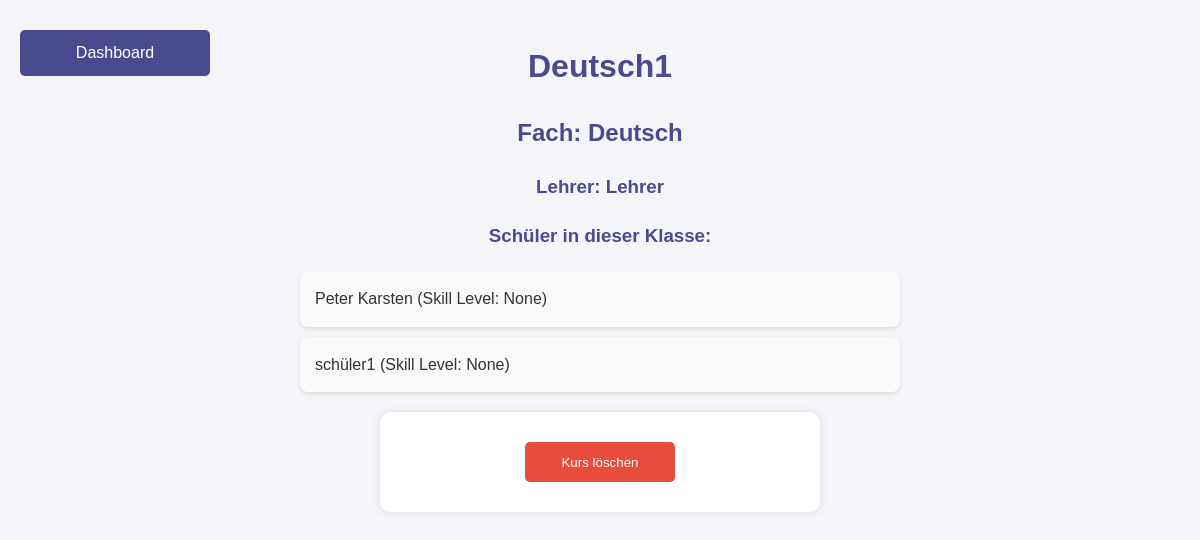
The app's page /class_details_teacher/2/1 with its own data.
### tables this page shows
CREATE TABLE Classes (
    id INTEGER PRIMARY KEY AUTOINCREMENT,
    class_name TEXT NOT NULL,
    subject TEXT NOT NULL,
    teacher_id INTEGER,
    FOREIGN KEY (teacher_id) REFERENCES Teachers(id)
);

CREATE TABLE Teachers (
    id INTEGER PRIMARY KEY AUTOINCREMENT,
    name TEXT NOT NULL,
    email TEXT UNIQUE NOT NULL,
    password TEXT NOT NULL
);

CREATE TABLE Participants (
    id INTEGER PRIMARY KEY AUTOINCREMENT,
    name TEXT NOT NULL,
    email TEXT UNIQUE NOT NULL,
    password TEXT NOT NULL,
    skill_level INTEGER CHECK (skill_level BETWEEN 1 AND 6)
);

### app.py (the view)
@app.route('/class_details_teacher/<int:class_id>/<int:teacher_id>')
def class_details_teacher(class_id, teacher_id):
    conn = get_db_connection()
    class_info = conn.execute(
        'SELECT Classes.id, Classes.class_name, Classes.subject, Teachers.name AS teacher_name '
        'FROM Classes '
        'JOIN Teachers ON Classes.teacher_id = Teachers.id '
        'WHERE Classes.id = ? AND teacher_id = ?',
        (class_id, teacher_id)
    ).fetchone()
    if not class_info:
        conn.close()
        return "Fehler: Klasse existiert nicht oder Berechtigungen fehlen.", 404
    students = conn.execute(
        'SELECT Participants.name, Participants.skill_level '
        'FROM Participants '
        'JOIN ClassMembers ON Participants.id = ClassMembers.student_id '
        'WHERE ClassMembers.class_id = ?', (class_id,)
    ).fetchall()
    conn.close()
    print("class_info:", class_info)  # Debugging: Verifiziere Class Info
    return render_template('class_details_teacher.html', class_info=class_info, students=students, teacher_id=teacher_id)

### app.py (called while the page is built)
def get_db_connection():
    conn = sqlite3.connect('ahg/database.db')
    conn.row_factory = sqlite3.Row
    return conn

### templates/class_details_teacher.html (shortened to what this page needs)
<!DOCTYPE html>
<html lang="de">
<head>
    <link rel="stylesheet" href="{{ url_for('static', filename='styles.css') }}">
</head>
<body>
    <div class="top-buttons">
        <a href="/teacher_dashboard" class="button">Dashboard</a>
    </div>
    <h1>{{ class_info['class_name'] }}</h1>
    <h2>Fach: {{ class_info['subject'] }}</h2>
    <h3>Lehrer: {{ class_info['teacher_name'] }}</h3>
    <h3>Schüler in dieser Klasse:</h3>
    <ul class="student-list">
        {% for student in students %}
            <li>{{ student['name'] }} (Skill Level: {{ student['skill_level'] }})</li>
        {% endfor %}
    </ul>
    <form action="/delete_class" method="post" onsubmit="return confirm('Möchten Sie diesen Kurs wirklich löschen? Alle zugehörigen Daten werden entfernt.')">
        <button type="submit" class="submit-button danger">Kurs löschen</button>
    </form>
</body>
</html>

### static/styles.css (style rules this page uses)
body { font-family: 'Arial', sans-serif; background-color: #f4f4f9; color: #333; margin: 0; padding: 20px; line-height: 1.6; }
h1, h2, h3 { color: #4a4a8e; text-align: center; }
.button, button, .back-button { background-color: #4a4a8e; color: white; border: none; padding: 10px 20px; margin: 10px 0; border-radius: 5px; cursor: pointer; transition: background-color 0.3s ease; text-decoration: none; display: block; text-align: center; width: 150px; margin-left: auto; margin-right: auto; }
.top-buttons { position: absolute; top: 20px; left: 20px; display: flex; gap: 10px; }
ul.class-list, ul.student-list { list-style-type: none; padding: 0; max-width: 600px; margin: 20px auto; }
ul.class-list li, ul.student-list li { background-color: #f9f9f9; margin: 10px 0; padding: 15px; border-radius: 8px; box-shadow: 0 2px 4px rgba(0, 0, 0, 0.1); transition: transform 0.2s; }
form { background-color: #fff; padding: 20px; border-radius: 10px; box-shadow: 0 0 10px rgba(0, 0, 0, 0.1); max-width: 400px; margin: 20px auto; }
a { text-decoration: none; color: #4a4a8e; }
button[type="submit"] { background-color: #4a4a8e; color: white; border: none; height: 40px; margin: 0; padding: 10px 20px; border-radius: 5px; cursor: pointer; transition: background-color 0.3s ease; margin-left: 10px; }
form { background-color: #fff; padding: 20px; border-radius: 10px; box-shadow: 0 0 10px rgba(0, 0, 0, 0.1); max-width: 400px; margin: 20px auto; text-align: center; }
.submit-button, button[type="submit"] { background-color: #4a4a8e; color: white; border: none; padding: 10px 20px; border-radius: 5px; cursor: pointer; transition: background-color 0.3s ease; display: inline-block; text-align: center; margin: 10px 0; }
.submit-button.danger { background-color: #e74c3c; color: white; }

### records on screen
Classes: class_name "Deutsch1", subject "Deutsch"
Teachers: teacher_name "Lehrer"
Participants: name "Peter Karsten", skill_level "None"
Participants: name "schüler1", skill_level "None"
